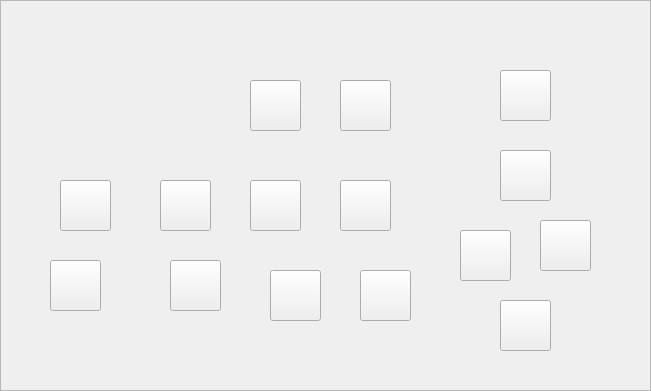
   <widget class="QFrame" name="frame_MESAS">
    <property name="geometry">
     <rect>
      <x>20</x>
      <y>360</y>
      <width>651</width>
      <height>391</height>
     </rect>
    </property>
    <property name="styleSheet">
     <string notr="true"/>
    </property>
    <property name="frameShape">
     <enum>QFrame::Shape::StyledPanel</enum>
    </property>
    <property name="frameShadow">
     <enum>QFrame::Shadow::Raised</enum>
    </property>
    <widget class="QPushButton" name="btn_fondo">
     <property name="geometry">
      <rect>
       <x>0</x>
       <y>0</y>
       <width>651</width>
       <height>401</height>
      </rect>
     </property>
     <property name="styleSheet">
      <string notr="true">QPushButton {
    border-image: url(&quot;C:/Users/n-gil/OneDrive/Escritorio/FOTOS TPV/MESAS.png&quot;) 0 0 0 0 stretch stretch;
    border: none;
    color: white; /* Por si quieres que el texto se vea encima */
    font-weight: bold;
}</string>
     </property>
     <property name="text">
      <string/>
     </property>
     <property name="iconSize">
      <size>
       <width>1000</width>
       <height>1000</height>
      </size>
     </property>
    </widget>
    <widget class="QPushButton" name="mesa1">
     <property name="geometry">
      <rect>
       <x>250</x>
       <y>80</y>
       <width>51</width>
       <height>51</height>
      </rect>
     </property>
     <property name="text">
      <string/>
     </property>
    </widget>
    <widget class="QPushButton" name="mesa2">
     <property name="geometry">
      <rect>
       <x>340</x>
       <y>80</y>
       <width>51</width>
       <height>51</height>
      </rect>
     </property>
     <property name="text">
      <string/>
     </property>
    </widget>
    <widget class="QPushButton" name="mesa3">
     <property name="geometry">
      <rect>
       <x>60</x>
       <y>180</y>
       <width>51</width>
       <height>51</height>
      </rect>
     </property>
     <property name="text">
      <string/>
     </property>
    </widget>
    <widget class="QPushButton" name="mesa4">
     <property name="geometry">
      <rect>
       <x>160</x>
       <y>180</y>
       <width>51</width>
       <height>51</height>
      </rect>
     </property>
     <property name="text">
      <string/>
     </property>
    </widget>
    <widget class="QPushButton" name="mesa5">
     <property name="geometry">
      <rect>
       <x>250</x>
       <y>180</y>
       <width>51</width>
       <height>51</height>
      </rect>
     </property>
     <property name="text">
      <string/>
     </property>
    </widget>
    <widget class="QPushButton" name="mesa6">
     <property name="geometry">
      <rect>
       <x>340</x>
       <y>180</y>
       <width>51</width>
       <height>51</height>
      </rect>
     </property>
     <property name="text">
      <string/>
     </property>
    </widget>
    <widget class="QPushButton" name="mesa7">
     <property name="geometry">
      <rect>
       <x>50</x>
       <y>260</y>
       <width>51</width>
       <height>51</height>
      </rect>
     </property>
     <property name="text">
      <string/>
     </property>
    </widget>
    <widget class="QPushButton" name="mesa8">
     <property name="geometry">
      <rect>
       <x>170</x>
       <y>260</y>
       <width>51</width>
       <height>51</height>
      </rect>
     </property>
     <property name="text">
      <string/>
     </property>
    </widget>
    <widget class="QPushButton" name="mesa9">
     <property name="geometry">
      <rect>
       <x>270</x>
       <y>270</y>
       <width>51</width>
       <height>51</height>
      </rect>
     </property>
     <property name="text">
      <string/>
     </property>
    </widget>
    <widget class="QPushButton" name="mesa10">
     <property name="geometry">
      <rect>
       <x>360</x>
       <y>270</y>
       <width>51</width>
       <height>51</height>
      </rect>
     </property>
     <property name="text">
      <string/>
     </property>
    </widget>
    <widget class="QPushButton" name="mesa11">
     <property name="geometry">
      <rect>
       <x>500</x>
       <y>70</y>
       <width>51</width>
       <height>51</height>
      </rect>
     </property>
     <property name="text">
      <string/>
     </property>
    </widget>
    <widget class="QPushButton" name="mesa12">
     <property name="geometry">
      <rect>
       <x>500</x>
       <y>150</y>
       <width>51</width>
       <height>51</height>
      </rect>
     </property>
     <property name="text">
      <string/>
     </property>
    </widget>
    <widget class="QPushButton" name="mesa13">
     <property name="geometry">
      <rect>
       <x>460</x>
       <y>230</y>
       <width>51</width>
       <height>51</height>
      </rect>
     </property>
     <property name="text">
      <string/>
     </property>
    </widget>
    <widget class="QPushButton" name="mesa14">
     <property name="geometry">
      <rect>
       <x>540</x>
       <y>220</y>
       <width>51</width>
       <height>51</height>
      </rect>
     </property>
     <property name="text">
      <string/>
     </property>
    </widget>
    <widget class="QPushButton" name="mesa15">
     <property name="geometry">
      <rect>
       <x>500</x>
       <y>300</y>
       <width>51</width>
       <height>51</height>
      </rect>
     </property>
     <property name="text">
      <string/>
     </property>
    </widget>
   </widget>
